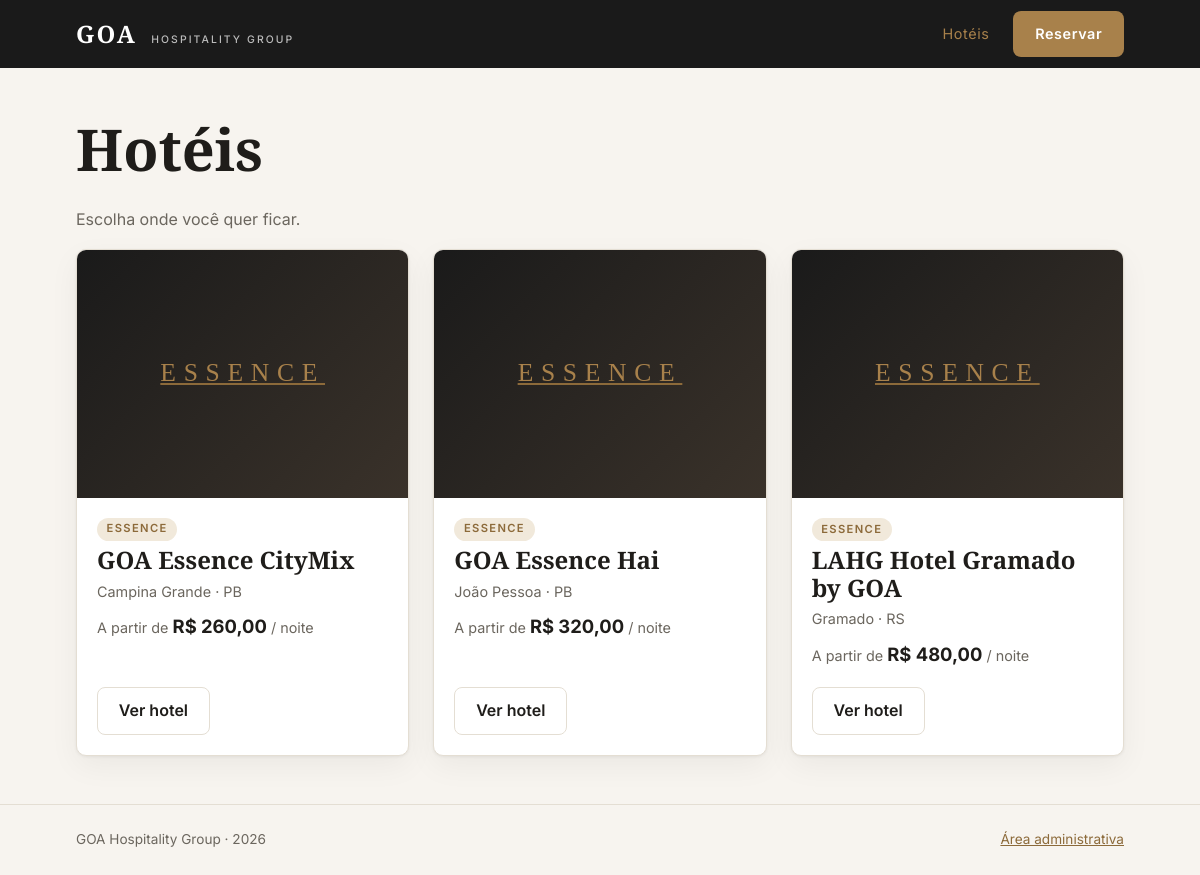
The app's page /public/hoteis.php with its own data.
### tables this page shows
CREATE TABLE IF NOT EXISTS hoteis (
  id          INT UNSIGNED NOT NULL AUTO_INCREMENT,
  nome        VARCHAR(120) NOT NULL,
  slug        VARCHAR(140) NOT NULL,               
  bandeira    VARCHAR(30)  NOT NULL,               
  cidade      VARCHAR(80)  NOT NULL,
  uf          CHAR(2)      NOT NULL,
  descricao   TEXT         NULL,
  imagem      VARCHAR(255) NULL,                   
  ativo       TINYINT(1)   NOT NULL DEFAULT 1,     
  created_at  TIMESTAMP    NOT NULL DEFAULT CURRENT_TIMESTAMP,
  PRIMARY KEY (id),
  UNIQUE KEY uq_hoteis_slug (slug)
);

### includes/funcoes.php (called while the page is built, shortened)
<?php
function e(?string $texto): string
{
    return htmlspecialchars($texto ?? '', ENT_QUOTES, 'UTF-8');
}
function url(string $caminho = ''): string
{
    return BASE_URL . '/' . ltrim($caminho, '/');
}
function moeda($valor): string
{
    return 'R$ ' . number_format((float) $valor, 2, ',', '.');
}

### includes/cartao_hotel.php (the view)
<?php
$link = url('hotel.php?slug=' . urlencode($hotel['slug']));
?>
<article class="cartao-hotel">
  <a class="cartao-hotel__imagem" href="<?= $link ?>" aria-label="Ver <?= e($hotel['nome']) ?>">
    <?php if (!empty($hotel['imagem'])): ?>
      <img src="<?= e(url($hotel['imagem'])) ?>" alt="<?= e($hotel['nome']) ?>" loading="lazy">
    <?php else: ?>
      <span class="placeholder"><?= e($hotel['bandeira']) ?></span>
    <?php endif; ?>
  </a>
  <div class="cartao-hotel__corpo">
    <span class="etiqueta"><?= e($hotel['bandeira']) ?></span>
    <h3><a href="<?= $link ?>"><?= e($hotel['nome']) ?></a></h3>
    <p class="local"><?= e($hotel['cidade']) ?> &middot; <?= e($hotel['uf']) ?></p>
    <?php if ($hotel['preco_minimo'] !== null): ?>
      <p class="preco">A partir de <strong><?= moeda($hotel['preco_minimo']) ?></strong> / noite</p>
    <?php endif; ?>
    <a class="btn btn--contorno" href="<?= $link ?>">Ver hotel</a>
  </div>
</article>

### includes/header.php (shortened to what this page needs)
<?php
$paginaAtual = $paginaAtual ?? '';
$menu = [
    'hoteis' => ['Hotéis', 'hoteis.php'],
];
?>
<!DOCTYPE html>
<html lang="pt-BR">
<head>
  <link rel="stylesheet" href="<?= url('css/style.css') ?>">
</head>
<body>
  <header class="topo">
    <div class="container topo__linha">
      <a class="marca" href="<?= url() ?>">GOA <span>Hospitality Group</span></a>
      <nav class="menu" id="menu" aria-label="Principal">
        <?php foreach ($menu as $chave => [$texto, $pagina]): ?>
          <a href="<?= url($pagina) ?>"<?= $chave === $paginaAtual ? ' class="ativo" aria-current="page"' : '' ?>><?= e($texto) ?></a>
        <?php endforeach; ?>
        <a class="btn btn--destaque" href="<?= url('reservar.php') ?>">Reservar</a>
      </nav>
    </div>
  </header>
  <main id="conteudo">

### public/hoteis.php (shortened to what this page needs)
<?php
require __DIR__ . '/../config/database.php';
require __DIR__ . '/../includes/funcoes.php';
$hoteis = $pdo->query(
    'SELECT h.id, h.nome, h.slug, h.bandeira, h.cidade, h.uf, h.imagem,
            (SELECT MIN(t.preco_diaria) FROM tipos_quarto t
              WHERE t.hotel_id = h.id AND t.ativo = 1) AS preco_minimo
       FROM hoteis h
      WHERE h.ativo = 1
      ORDER BY h.nome'
)->fetchAll();
$paginaAtual = 'hoteis';
require __DIR__ . '/../includes/header.php';
?>
<section class="container secao">
  <h1>Hotéis</h1>
  <p class="subtitulo">Escolha onde você quer ficar.</p>
  <?php if (empty($hoteis)): ?>
    <p>Nenhum hotel disponível no momento.</p>
  <?php else: ?>
    <div class="grade-cartoes">
      <?php foreach ($hoteis as $hotel): ?>
        <?php require __DIR__ . '/../includes/cartao_hotel.php'; ?>
      <?php endforeach; ?>
    </div>
  <?php endif; ?>
</section>
<?php
require __DIR__ . '/../includes/footer.php';

### includes/footer.php (shortened to what this page needs)
  </main>
  <footer class="rodape">
    <div class="container rodape__linha">
      <span><?= e(APP_NAME) ?> &middot; <?= date('Y') ?></span>
      <a href="<?= url('admin/') ?>">Área administrativa</a>
    </div>
  </footer>
</body>
</html>

### public/css/style.css (style rules this page uses)
:root { --cor-fundo: #f7f4ef; --cor-card: #ffffff; --cor-texto: #1f1d1a; --cor-texto-suave: #6b665e; --cor-borda: #e4ded3; --cor-escura: #1a1a1a; --cor-destaque: #a8814b; --cor-destaque-escura: #8c6a3a; --cor-perigo: #b42318; --cor-sucesso: #1d6b45; --fonte-titulo: "Cormorant Garamond", Georgia, serif; --fonte-texto: "Inter", system-ui, -apple-system, "Segoe UI", Roboto, sans-serif; --raio: 10px; --sombra: 0 1px 3px rgba(0, 0, 0, 0.06), 0 10px 30px rgba(0, 0, 0, 0.05); }
*, *::before, *::after { box-sizing: border-box; }
body { margin: 0; min-height: 100vh; display: flex; flex-direction: column; font-family: var(--fonte-texto); color: var(--cor-texto); background: var(--cor-fundo); line-height: 1.6; }
main { flex: 1; }
h1, h2, h3 { margin: 0 0 0.5em; font-family: var(--fonte-titulo); font-weight: 600; line-height: 1.15; }
h1 { font-size: clamp(2.2rem, 5vw, 3.6rem); }
a { color: var(--cor-destaque-escura); }
.container { width: 100%; max-width: 1080px; margin: 0 auto; padding: 0 1rem; }
.secao { padding-top: 3rem; padding-bottom: 3rem; }
.topo { position: sticky; top: 0; z-index: 50; background: var(--cor-escura); color: #fff; }
.topo__linha { display: flex; align-items: center; justify-content: space-between; gap: 1rem; min-height: 68px; }
.marca { color: #fff; text-decoration: none; font-family: var(--fonte-titulo); font-size: 1.5rem; font-weight: 600; letter-spacing: 0.08em; }
.marca span { font-family: var(--fonte-texto); font-size: 0.65rem; font-weight: 500; letter-spacing: 0.2em; text-transform: uppercase; opacity: 0.7; margin-left: 0.4rem; }
.menu { display: flex; align-items: center; gap: 1.5rem; }
.menu a { color: #fff; text-decoration: none; font-size: 0.9rem; letter-spacing: 0.04em; }
.menu a.ativo { color: var(--cor-destaque); }
.btn { display: inline-flex; align-items: center; justify-content: center; padding: 0.65rem 1.3rem; border: 1px solid transparent; border-radius: 8px; font: inherit; font-weight: 600; text-decoration: none; cursor: pointer; transition: background 0.15s, border-color 0.15s, color 0.15s; }
.btn--destaque { background: var(--cor-destaque); color: #fff !important; }
.btn--contorno { background: transparent; color: var(--cor-texto); border-color: var(--cor-borda); }
.rodape { padding: 1.5rem 0; font-size: 0.85rem; color: var(--cor-texto-suave); border-top: 1px solid var(--cor-borda); }
.rodape__linha { display: flex; justify-content: space-between; flex-wrap: wrap; gap: 0.5rem; }
.subtitulo { color: var(--cor-texto-suave); margin-top: -0.25em; }
.grade-cartoes { display: grid; grid-template-columns: repeat(auto-fill, minmax(290px, 1fr)); gap: 1.5rem; }
.cartao-hotel { display: flex; flex-direction: column; background: var(--cor-card); border: 1px solid var(--cor-borda); border-radius: var(--raio); box-shadow: var(--sombra); overflow: hidden; }
.cartao-hotel__imagem { display: block; aspect-ratio: 4 / 3; background: #2b2620; }
.placeholder { display: flex; align-items: center; justify-content: center; height: 100%; font-family: var(--fonte-titulo); font-size: 1.6rem; letter-spacing: 0.3em; color: var(--cor-destaque); background: linear-gradient(135deg, #1a1a1a, #3a322a); }
.cartao-hotel__corpo { display: flex; flex-direction: column; gap: 0.35rem; padding: 1.25rem; flex: 1; }
.cartao-hotel__corpo h3 { margin: 0; font-size: 1.5rem; }
.cartao-hotel__corpo h3 a { color: inherit; text-decoration: none; }
.cartao-hotel__corpo .btn { margin-top: auto; align-self: flex-start; }
.etiqueta { align-self: flex-start; padding: 0.15rem 0.6rem; font-size: 0.7rem; font-weight: 600; letter-spacing: 0.12em; color: var(--cor-destaque-escura); background: #f1e9db; border-radius: 999px; }
.local { margin: 0; color: var(--cor-texto-suave); font-size: 0.9rem; }
.preco { margin: 0.25rem 0 0.75rem; color: var(--cor-texto-suave); font-size: 0.9rem; }
.preco strong { color: var(--cor-texto); font-size: 1.15rem; }

### records on screen
hoteis: bandeira "ESSENCE", nome "GOA Essence CityMix", cidade "Campina Grande", uf "PB", preco_minimo "R$ 260,00"
hoteis: bandeira "ESSENCE", nome "GOA Essence Hai", cidade "João Pessoa", uf "PB", preco_minimo "R$ 320,00"
hoteis: bandeira "ESSENCE", nome "LAHG Hotel Gramado by GOA", cidade "Gramado", uf "RS", preco_minimo "R$ 480,00"

### other values on screen
$texto "Hotéis"
APP_NAME "GOA Hospitality Group"
